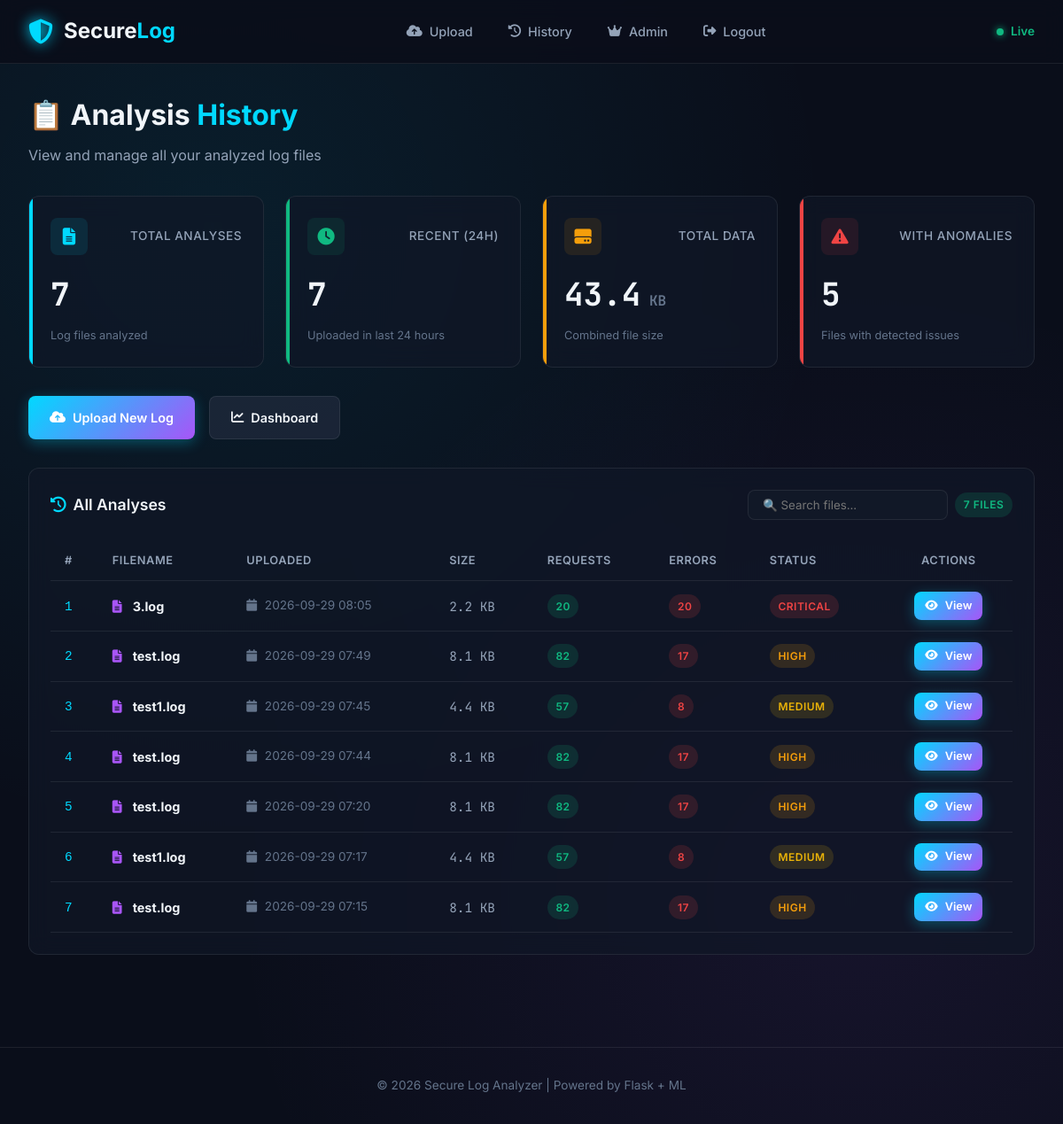
The page /history (signed in) on the database its author committed.
### models.py (models this page shows, shortened)
class AnalysisResult(db.Model):
    __tablename__ = 'analysis_result'
    id = db.Column(db.Integer, primary_key=True)
    filename = db.Column(db.String(255), nullable=False)
    uploaded_at = db.Column(
        db.DateTime,
        default=lambda: datetime.now(timezone.utc),
        nullable=False,
        index=True
    )
    error_counts = db.Column(db.JSON, nullable=False, default=dict)
    hour_counts = db.Column(db.JSON, nullable=False, default=dict)
    url_counts = db.Column(db.JSON, nullable=True, default=dict)       # Phase 5
    country_counts = db.Column(db.JSON, nullable=True, default=dict)   # Phase 6
    file_size = db.Column(db.Integer, nullable=True)          # bytes
    total_lines = db.Column(db.Integer, nullable=True)
    processing_time = db.Column(db.Float, nullable=True)      # seconds
    user_id = db.Column(
        db.Integer,
        db.ForeignKey('user.id', ondelete='CASCADE'),
        nullable=False,
        index=True
    )
    def total_errors(self):
        if not self.error_counts:
            return 0
        return sum(self.error_counts.values())
    def total_requests(self):
        if not self.hour_counts:
            return 0
        return sum(self.hour_counts.values())
    def error_rate(self):
        total_req = self.total_requests()
        if total_req == 0:
            return 0.0
        return round((self.total_errors() / total_req) * 100, 2)

### app.py (the view)
@app.route('/history')
@login_required
def history():
    if current_user.role == 'admin':
        results = AnalysisResult.query.order_by(
            AnalysisResult.uploaded_at.desc()
        ).all()
    else:
        results = AnalysisResult.query.filter_by(
            user_id=current_user.id
        ).order_by(AnalysisResult.uploaded_at.desc()).all()
    return render_template('history.html', results=results)

### app.py (called while the page is built)
@login_manager.user_loader
def load_user(user_id):
    return User.query.get(int(user_id))

### templates/history.html (shortened to what this page needs)
{% extends "base.html" %}
{% block content %}
<div class="page-header fade-in">
    <h1>📋 Analysis <span class="accent">History</span></h1>
    <p>View and manage all your analyzed log files</p>
</div>
<div class="stats-grid fade-in">
    <div class="stat-card">
        <div class="stat-header">
            <div class="stat-icon"><i class="fa-solid fa-file-lines"></i></div>
            <span class="stat-label">Total Analyses</span>
        </div>
        <div class="stat-value">{{ results|length }}</div>
        <div class="stat-change">Log files analyzed</div>
    </div>
    <div class="stat-card success">
        <div class="stat-header">
            <div class="stat-icon"><i class="fa-solid fa-clock"></i></div>
            <span class="stat-label">Recent (24h)</span>
        </div>
        <div class="stat-value" id="recent-count">0</div>
        <div class="stat-change">Uploaded in last 24 hours</div>
    </div>
    <div class="stat-card high">
        <div class="stat-header">
            <div class="stat-icon"><i class="fa-solid fa-hard-drive"></i></div>
            <span class="stat-label">Total Data</span>
        </div>
        <div class="stat-value" id="total-size">0<span style="font-size:1rem;color:var(--text-muted)"> KB</span></div>
        <div class="stat-change">Combined file size</div>
    </div>
    <div class="stat-card critical">
        <div class="stat-header">
            <div class="stat-icon"><i class="fa-solid fa-triangle-exclamation"></i></div>
            <span class="stat-label">With Anomalies</span>
        </div>
        <div class="stat-value" id="anomaly-count">0</div>
        <div class="stat-change">Files with detected issues</div>
    </div>
</div>
<div class="fade-in" style="display:flex;gap:1rem;margin-bottom:2rem;flex-wrap:wrap;">
    <a href="{{ url_for('upload') }}" class="btn btn-primary">
        <i class="fa-solid fa-cloud-arrow-up"></i> Upload New Log
    </a>
    <a href="{{ url_for('dashboard') }}" class="btn btn-secondary">
        <i class="fa-solid fa-chart-line"></i> Dashboard
    </a>
</div>
<div class="table-card fade-in">
    <div class="chart-header">
        <div class="chart-title">
            <i class="fa-solid fa-clock-rotate-left"></i>
            <span>All Analyses</span>
        </div>
        <div style="display:flex;gap:0.5rem;align-items:center;">
            <input type="text" id="searchHistory" placeholder="🔍 Search files..."
                   style="padding:0.5rem 1rem;background:var(--bg-secondary);border:1px solid var(--border-color);border-radius:8px;color:var(--text-primary);font-family:inherit;min-width:200px;">
            <span class="badge success">{{ results|length }} files</span>
        </div>
    </div>
    {% if results %}
    <div style="overflow-x:auto;">
        <table class="data-table" id="historyTable">
            <thead>
                <tr>
                    <th>#</th>
                    <th>Filename</th>
                    <th>Uploaded</th>
                    <th>Size</th>
                    <th>Requests</th>
                    <th>Errors</th>
                    <th>Status</th>
                    <th style="text-align:center;">Actions</th>
                </tr>
            </thead>
            <tbody>
                {% for res in results %}
                <tr>
                    <td><code style="color:var(--accent-cyan)">{{ loop.index }}</code></td>
                    <td>
                        <i class="fa-solid fa-file-lines" style="color:var(--accent-purple);margin-right:0.5rem;"></i>
                        <strong>{{ res.filename }}</strong>
                    </td>
                    <td style="color:var(--text-muted);font-size:0.85rem;">
                        <i class="fa-solid fa-calendar" style="margin-right:0.3rem;"></i>
                        {{ res.uploaded_at.strftime('%Y-%m-%d %H:%M') }}
                    </td>
                    <td style="font-family:'JetBrains Mono',monospace;color:var(--text-secondary);">
                        {{ '%.1f KB'|format(res.file_size / 1024) if res.file_size else 'N/A' }}
                    </td>
                    <td>
                        <span class="badge success">{{ res.total_requests() if res.total_requests else 0 }}</span>
                    </td>
                    <td>
                        {% set err_count = res.total_errors() if res.total_errors else 0 %}
                        {% if err_count > 0 %}
                            <span class="badge critical">{{ err_count }}</span>
                        {% else %}
                            <span class="badge low">0</span>
                        {% endif %}
                    </td>
                    <td>
                        {% set err_rate = res.error_rate() if res.error_rate else 0 %}
                        {% if err_rate >= 50 %}
                            <span class="badge critical">Critical</span>
                        {% elif err_rate >= 20 %}
                            <span class="badge high">High</span>
                        {% elif err_rate >= 5 %}
                            <span class="badge medium">Medium</span>
                        {% else %}
                            <span class="badge success">Healthy</span>
                        {% endif %}
                    </td>
                    <td style="text-align:center;">
                        <a href="{{ url_for('view_result', result_id=res.id) }}"
                           class="btn btn-primary"
                           style="padding:0.35rem 0.75rem;font-size:0.8rem;">
                            <i class="fa-solid fa-eye"></i> View
                        </a>
                    </td>
                </tr>
                {% endfor %}
            </tbody>
        </table>
    </div>
    {% endif %}
</div>
{% endblock %}

### rows shown on the page
AnalysisResult: filename "3.log", uploaded_at "2026-09-29 08:05", file_size "2.2 KB", hour_counts "20", total_lines "20", shows "CRITICAL"
AnalysisResult: filename "test.log", uploaded_at "2026-09-29 07:49", file_size "8.1 KB", hour_counts "82", err_count "17", shows "HIGH"
AnalysisResult: filename "test1.log", uploaded_at "2026-09-29 07:45", file_size "4.4 KB", hour_counts "57", err_count "8", shows "MEDIUM"
AnalysisResult: filename "test.log", uploaded_at "2026-09-29 07:44", file_size "8.1 KB", hour_counts "82", err_count "17", shows "HIGH"
AnalysisResult: filename "test.log", uploaded_at "2026-09-29 07:20", file_size "8.1 KB", hour_counts "82", err_count "17", shows "HIGH"
AnalysisResult: filename "test1.log", uploaded_at "2026-09-29 07:17", file_size "4.4 KB", hour_counts "57", err_count "8", shows "MEDIUM"
AnalysisResult: filename "test.log", uploaded_at "2026-09-29 07:15", file_size "8.1 KB", hour_counts "82", err_count "17", shows "HIGH"

### other values the page prints
{{ results|length }} "7"
